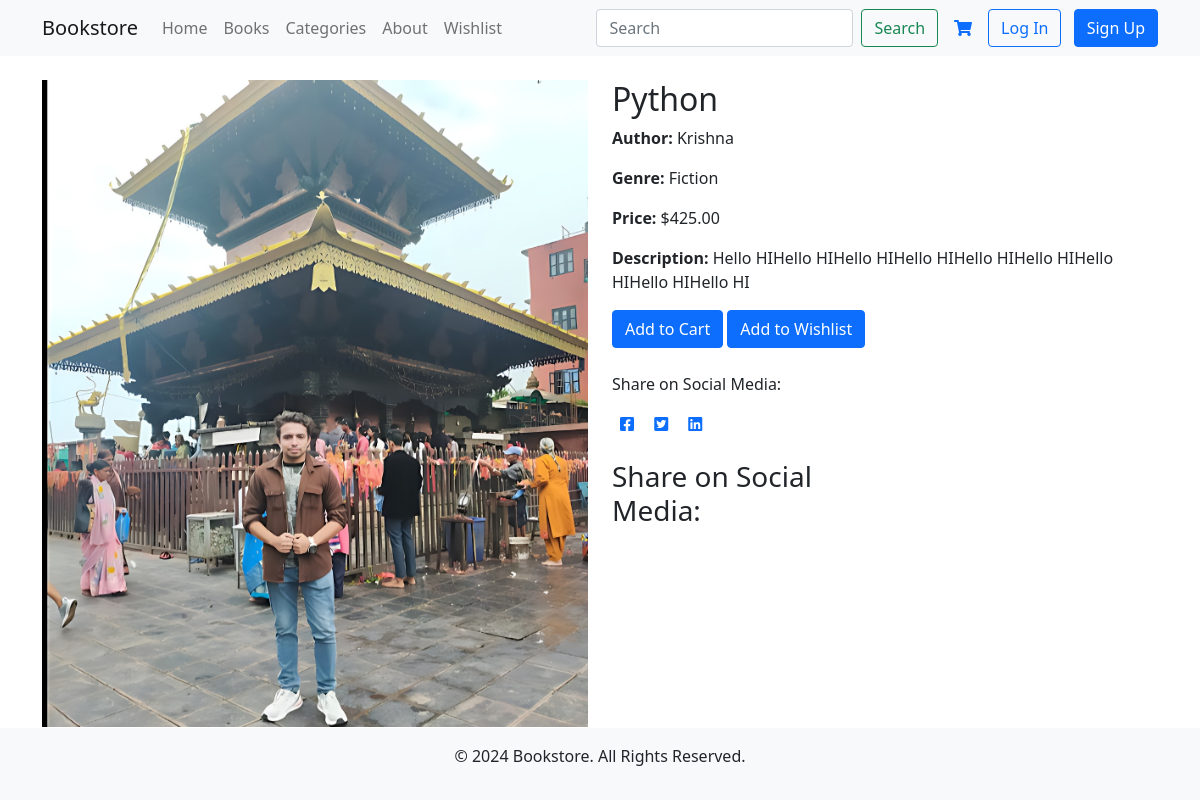
Screenshot of /books/1 with the database file from the repository.
### bookstore/models.py (models this page shows, shortened)
class Book(models.Model):
    GENRE_CHOICES = (
        ("Fiction", "Fiction"),
        ("Non-Fiction", "Non-Fiction"),
        ("Science Fiction", "Science Fiction"),
        ("Mystery", "Mystery"),
    )
    title = models.CharField(max_length=100)
    author = models.CharField(max_length=100)
    genre = models.CharField(max_length=50, choices=GENRE_CHOICES)
    price = models.DecimalField(max_digits=10, decimal_places=2)
    description = models.TextField()
    image = models.ImageField()
    avg_rating = models.DecimalField(
        default=0.0,
        max_digits=3,
        decimal_places=2,
        help_text="Average rating gor the book",
    )

### bookstore/views.py (the view, shortened to what this page needs)
# urls.py: path("<int:pk>", BookDetailView.as_view(), name="book_detail"),
class BookDetailView(DetailView):
    model = Book
    template_name = "book_detail.html"

### bookstore/templates/book_detail.html (shortened to what this page needs)
{% extends 'base.html' %}
{% load social_share %}
{% block content %}
    <div class="row">
        <div class="col-md-6">
            <img src="{{ object.image.url }}" alt="{{ object.title }}" class="img-fluid">
        </div>
        <div class="col-md-6">
            <h2>{{ object.title }}</h2>
            <p><strong>Author:</strong> {{ object.author }}</p>
            <p><strong>Genre:</strong> {{ object.genre }}</p>
            <p><strong>Price:</strong> ${{ object.price }}</p>
            <p><strong>Description:</strong> {{ object.description }}</p>
                <form method="post" action="">
                    <button type="submit" class="btn btn-primary" name = "add_to_cart" >Add to Cart</button>
                    <button type="submit" class="btn btn-primary" name = "add_to_wishlist" >Add to Wishlist</button>
                </form>
            <div class = "col-md-6 mt-4">
                <p >Share on Social Media:</p>
                <a href="https://www.facebook.com/sharer/sharer.php?u={{ request.build_absolute_uri }}" class="mx-2" target="_blank" rel="noopener noreferrer">
                    <i class="fab fa-facebook-square"></i></a>
                <a href="https://twitter.com/intent/tweet?text=Check%20out%20this%20book:%20{{ object.title }}&url={{ request.build_absolute_uri }}" class="mx-2" target="_blank" rel="noopener noreferrer">
                    <i class="fab fa-twitter-square"></i></a>
                <a href="https://www.linkedin.com/shareArticle?url={{ request.build_absolute_uri }}&title={{ object.title }}" class="mx-2" target="_blank" rel="noopener noreferrer">
                    <i class="fab fa-linkedin"></i></a>
            </div>
            <div class = "social-sharing col-md-6 mt-4">
                <h3>Share on Social Media:</h3>
            </div>
        </div>
    </div>
{% endblock content %}

### static/css/styles.css (style rules this page uses)
body { display: flex; flex-direction: column; min-height: 100vh; margin: 0; }

### rows the page displays
Book: image (picture), title "Python", author "Krishna", genre "Fiction", price "425.00", description "Hello HIHello HIHello HIHello HIHello HIHello HIHello HIHello HIHello HI"
